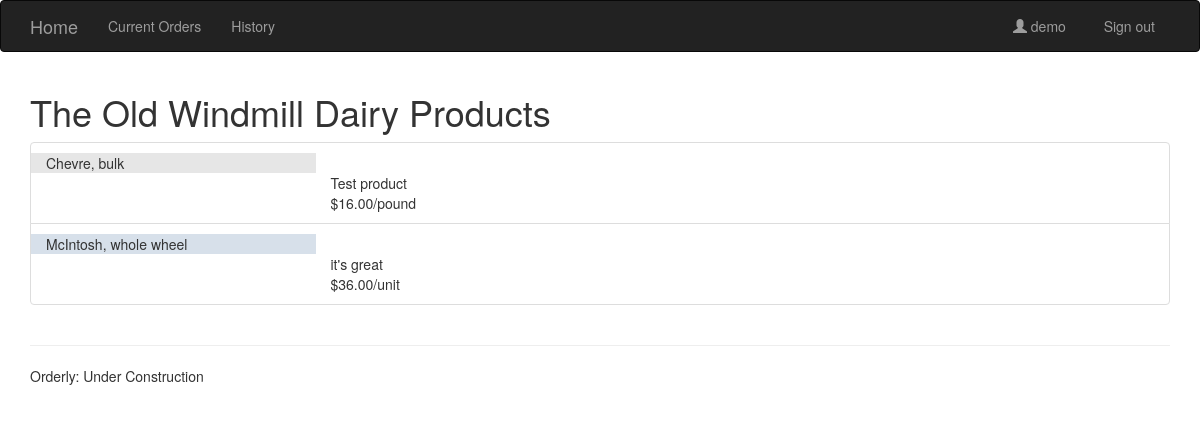
Page /owd/products/ (signed in) on the committed database.
### orders/models.py (models this page shows, shortened)
class Business(models.Model):
  business_name = models.CharField(max_length=60)
  contact_name = models.CharField(max_length=60)
  website = models.URLField(max_length=200, blank=True)
  email = models.EmailField(max_length=254, blank=True)
  phone = models.CharField(max_length=15, blank=True)
  address = models.CharField(max_length=260, blank=True)
  about = models.TextField(max_length=600, null=True, default=None)
  account = models.OneToOneField(userModels.Account, related_name='business', null=True, default=None, on_delete=models.CASCADE)
  picture = models.OneToOneField(userModels.Picture, related_name='business', blank=True, null=True, on_delete=models.CASCADE)
  class Meta:
      verbose_name_plural = "businesses"

class Product(models.Model):
  name = models.CharField(max_length=200, unique=True)
  description = models.TextField(max_length=600, blank=True)
  vendor = models.ForeignKey(Business, on_delete=models.CASCADE, default=None, related_name='products')
  price = models.DecimalField(max_digits=5, decimal_places=2, default=1.00)
  unit = models.CharField(max_length=11, default='unit') #I want unit and price to be associated in pairs that the user creates.
  picture = models.OneToOneField(userModels.Picture, related_name='product', blank=True, null=True, on_delete=models.CASCADE)

### orders/views.py (the view)
# urls.py: path('<slug:slug>/products/', views.productList, name='products'),
@login_required
def productList(request, slug):
  business = get_object_or_404(Business, account__slug=slug)
  list = business.products.all;
  context = {'business': business, 'list': list}
  return render(request, 'orders/products.html', context)

### orders/templates/orders/products.html
{% extends 'list.html' %}
{% load bootstrap3 %}
{% block title %}
    {{ business.business_name }} Products
{% endblock %}
{% block itemTitle %}
    {{ item.name }}
{% endblock %}
{% block itemContent %}
      <br/>{{ item.description }}
      <br/>${{ item.price }}/{{ item.unit }}
{% endblock %}

### shared_templates/list.html (shortened to what this page needs)
{% extends 'base.html' %}
{% block content %}
  <div class="container">
    <h1>{% block title %} Orderly {% endblock %}</h1>
    <ul class="list-group">
    {% for item in list %}
    <li class="list-group-item">
      <div class="row row-eq-height {% cycle 'row1' 'row2' %}">
        <div class="col-12 col-md-3 rowTitle">
          {% block itemTitle %}{% endblock %}
        </div>
        <div class="col-12 col-md-9">
          {% block itemContent %}{% endblock %}
        </div>
      </div>
    </li>
    {% empty %}
      <div class="row row1">
        <div class="col">
          <p> Nothing to show. </p>
        </div>
      </div>
    {% endfor %}
    </ul>
  </div>
{% endblock %}

### shared_templates/base.html (shortened to what this page needs)
{% load static from staticfiles %}
{% load bootstrap3 %}
<!DOCTYPE html>
<html lang="en">
  <head>
    {% bootstrap_css %}
    <link rel="stylesheet" href="http://code.jquery.com/ui/1.8.18/themes/base/jquery-ui.css" type="text/css" media="all"/>
    <link href="{% static 'orders/css/orders.css' %}" rel="stylesheet">
  </head>
<body>
  <div class="wrapper">
    <div class="navbar navbar-inverse">
      <div class="container">
        <div class="navbar-header">
          <a class="navbar-brand" href="{% url 'users:index' %}">Home</a>
        </div>
        <div class="navbar-collapse collapse">
          <ul class="nav navbar-nav">
            <li class=""><a href="{% url 'orders:orders' %}">Current Orders</a></li>
            <li class=""><a href="{% url 'orders:history' %}">History</a></li>
          </ul>
          {% block nav_user %}
            {% if user.is_authenticated %}
              <ul class="nav navbar-nav navbar-right">
                <li id="nav-username"><a href="{% url 'orders:index' %}">
                  <span class="glyphicon glyphicon-user"></span>  {{ user.get_username }} &nbsp; </a>
                </li>
                <li>
                  <a href="{% url 'logout' %}">Sign out</a>
                </li>
              </ul>
            {% endif %}
          {% endblock %}
        </div>
      </div>
    </div>
{% block content %}
{% endblock %}
  </div> {% comment %} wrapper ends {% endcomment %}
  <div id="page-footer">
	<div class="container">
	  <footer>
		<hr />
		<p>Orderly: Under Construction</p>
	  </footer>
    </div>
  </div>
</body>
</html>

### orders/static/orders/css/orders.css (style rules this page uses)
.row1 .rowTitle { background-color: rgba(124, 124, 124, 0.19); }
.row2 .rowTitle { background-color: rgba(168, 188, 210, 0.46); }
a { color: #383838; }

### rows in the picture
Business: business_name "The Old Windmill Dairy"
Product: name "Chevre, bulk", description "Test product", price "16.00", unit "pound"
Product: name "McIntosh, whole wheel", description "it's great", price "36.00", unit "unit"

### other values in the picture
{{ user.get_username }} "demo"
